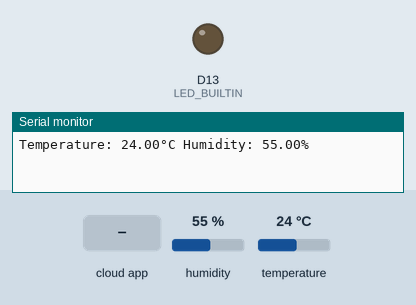
Bench run of a sketch on a simulated Arduino Nano 33 IoT. Parts: output pins drawn as LEDs (lit = HIGH), the last lines printed to the serial monitor. The test bench sets the inputs (shaded band); at power-on: humidity 55 %, temperature 24 °C. WiFi joins after 1.5 s; servers stay silent unless stated.

Above: at 4.2 s.
4.3 s: the phone or cloud app sets led to 1
At 5.9 s:
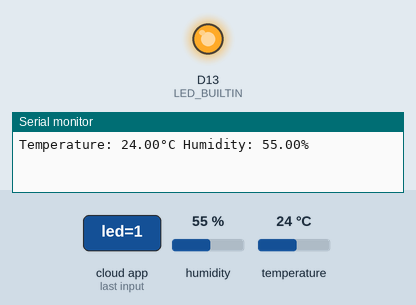
6.5 s: the phone or cloud app sets led to 0
At 7.6 s:
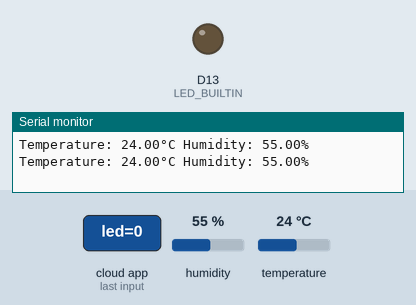
Timing chart, 0 to 9.5 s (numbered marks = the images above; inputs shaded):
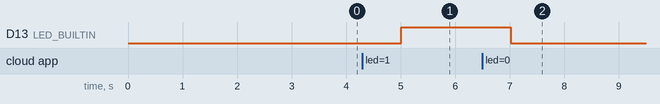

Measured:
- after the input at 4.3 s, D13 (LED_BUILTIN): LOW → HIGH after 0.71 s
- after the input at 6.5 s, D13 (LED_BUILTIN): HIGH → LOW after 0.52 s

The sketch:

Task_3.1_sep19a.ino
```cpp
#include "arduino_secrets.h"
// DHT sensor library - Version: Latest
#include <DHT.h>
#include <DHT_U.h>

#include "thingProperties.h"

#include <DHT.h>

#define DHTPIN 6
#define DHTTYPE DHT22
DHT dht(DHTPIN, DHTTYPE);
float temp;
float hum;

void setup() {
  // Initialize serial and wait for port to open:
  Serial.begin(9600);
  // This delay gives the chance to wait for a Serial Monitor without blocking if none is found
  delay(1500);
  pinMode(LED_BUILTIN, OUTPUT);
  dht.begin();
  // Defined in thingProperties.h
  initProperties();

  // Connect to Arduino IoT Cloud
  ArduinoCloud.begin(ArduinoIoTPreferredConnection);


  setDebugMessageLevel(2);
  ArduinoCloud.printDebugInfo();
}

void loop() {
  ArduinoCloud.update();
  // Your code here

  temp = dht.readTemperature();
  hum = dht.readHumidity();
  delay(1000);

  humidity = hum;
  temperature = temp;
  Serial.print("Temperature: ");
  Serial.print(temp);
  Serial.print("°C");
  Serial.print(" Humidity: ");
  Serial.print(hum);
  Serial.print("%");
  Serial.println();
  delay(1000);
}


/*
  Since Led is READ_WRITE variable, onLedChange() is
  executed every time a new value is received from IoT Cloud.
*/
 void onLedChange()  {
   // Add your code here to act upon Led change
   digitalWrite(LED_BUILTIN, led);
 }


/*
  Since Led is READ_WRITE variable, onLedChange() is
  executed every time a new value is received from IoT Cloud.
*/

/*
  Since SmartTemperature is READ_WRITE variable, onSmartTemperatureChange() is
  executed every time a new value is received from IoT Cloud.
*/
```

arduino_secrets.h
```cpp
#define SECRET_SSID ""
#define SECRET_PASS ""
```

thingProperties.h
```cpp
// Code generated by Arduino IoT Cloud, DO NOT EDIT.

#include <ArduinoIoTCloud.h>
#include <Arduino_ConnectionHandler.h>

const char SSID[]     = SECRET_SSID;    // Network SSID (name)
const char PASS[]     = SECRET_PASS;    // Network password (use for WPA, or use as key for WEP)

//void onHumidityChange();
void onLedChange();

CloudTemperatureSensor temperature;
CloudRelativeHumidity humidity;
bool led;

void initProperties(){

  ArduinoCloud.addProperty(temperature, READ, ON_CHANGE, NULL);
  ArduinoCloud.addProperty(humidity, READWRITE, ON_CHANGE, NULL);
  ArduinoCloud.addProperty(led, READWRITE, ON_CHANGE, onLedChange);

}

WiFiConnectionHandler ArduinoIoTPreferredConnection(SSID, PASS);
```
